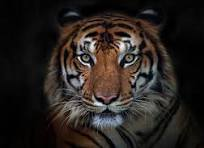
#> input picture Digital Image Processing Programs/Images/Frequency_Domain.jpg, 204 x 148 px, found by its file name
$ python frequency_domain_filters.py
#> lines starting #> are read from the running program, lines starting #| are printed output that depends on the picture; after the words box and inside, x2 and y2 are one past the last pixel; in counts of white or black regions, pixels touching at a corner belong together
'''Program for smoothing an image using low pass filter
and high pass filter in frequency domain'''

import cv2
import numpy as np
from matplotlib import pyplot as plt

def fft_convolve(img,kernel):
    f=np.fft.fft2(img)
    fshift=np.fft.fftshift(f)
    fshift_filtered=fshift*kernel
    f_ishift=np.fft.ifftshift(fshift_filtered)
    img_back=np.fft.ifft2(f_ishift)
    img_back=np.abs(img_back)
    return img_back

img=cv2.imread('Frequency_Domain.jpg',0)
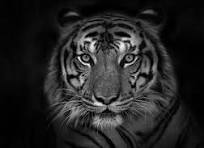
#> img: shape (148, 204); min 0, max 253, mean 35.7
rows,cols=img.shape
#> rows = 148; cols = 204
mask_lp=np.zeros((rows,cols),np.uint8)
center=(rows//2,cols//2)
#> center = (74, 102)
radius=30
cv2.circle(mask_lp,center,radius,1,-1)
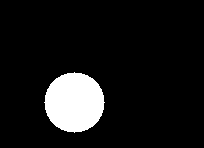
#> mask_lp: shape (148, 204); values 0 (black) and 1 (white), 9.3% white; 1 white region, box (x1, y1, x2, y2) and area: (44, 72, 105, 133) 2821
mask_hp=np.ones((rows,cols),np.uint8)
cv2.circle(mask_hp,center,radius,0,-1)
smoothed_img_lp=fft_convolve(img,mask_lp)
#> in fft_convolve, `img_back=np.abs(img_back)`:
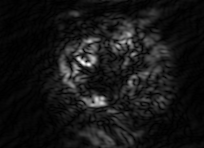
#> img_back: shape (148, 204) float64; min 0.0151, max 73.15, mean 6.4; drawn with min black and max white
smoothed_img_hp=fft_convolve(img,mask_hp)
#> in fft_convolve (call 2), `img_back=np.abs(img_back)`:
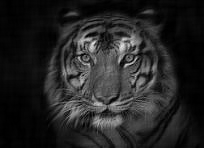
#> img_back: shape (148, 204) float64; min 0.0157, max 227.2, mean 36.3
plt.figure(figsize=(12,6))
plt.subplot(131),plt.imshow(img,cmap='gray'),plt.title('original image')
plt.subplot(133),plt.imshow(smoothed_img_lp,cmap='gray'),plt.title('high-pass filter')
plt.subplot(132),plt.imshow(smoothed_img_hp,cmap='gray'),plt.title('low-pass filter')
plt.show()

$ run again, with Digital Image Processing Programs/Images/Falls_Arth_Logi.jpg copied over Digital Image Processing Programs/Images/Frequency_Domain.jpg
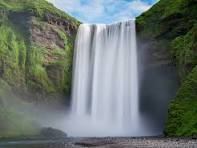
#> input picture Digital Image Processing Programs/Images/Falls_Arth_Logi.jpg, 197 x 148 px, found by its file name
#> `cv2.circle(mask_lp,center,radius,1,-1)`:
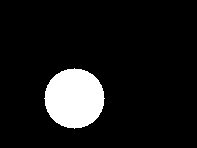
#> mask_lp: shape (148, 197); values 0 (black) and 1 (white), 9.7% white; 1 white region, box (x1, y1, x2, y2) and area: (44, 68, 105, 129) 2821
#> in fft_convolve (call 2), `img_back=np.abs(img_back)`:
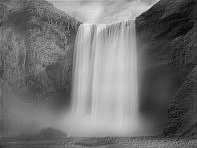
#> img_back: shape (148, 197) float64; min 2.1, max 240.5, mean 115.4
